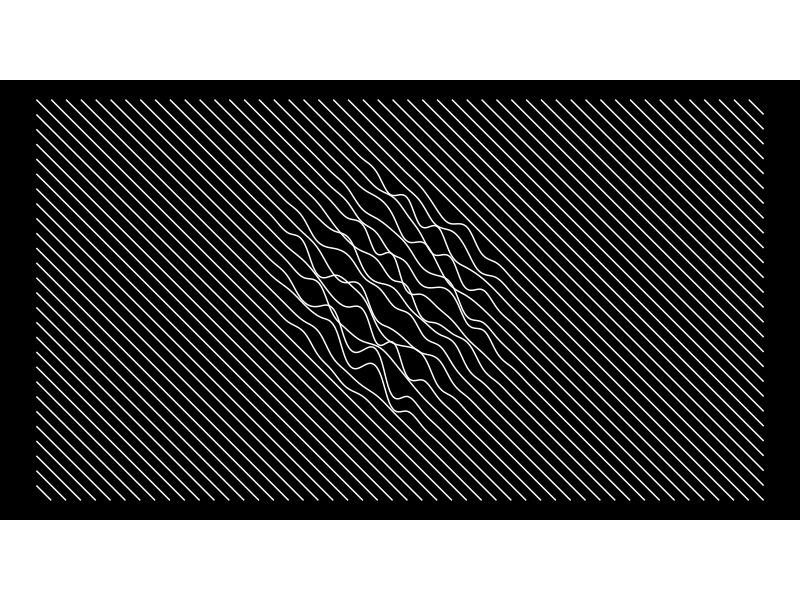
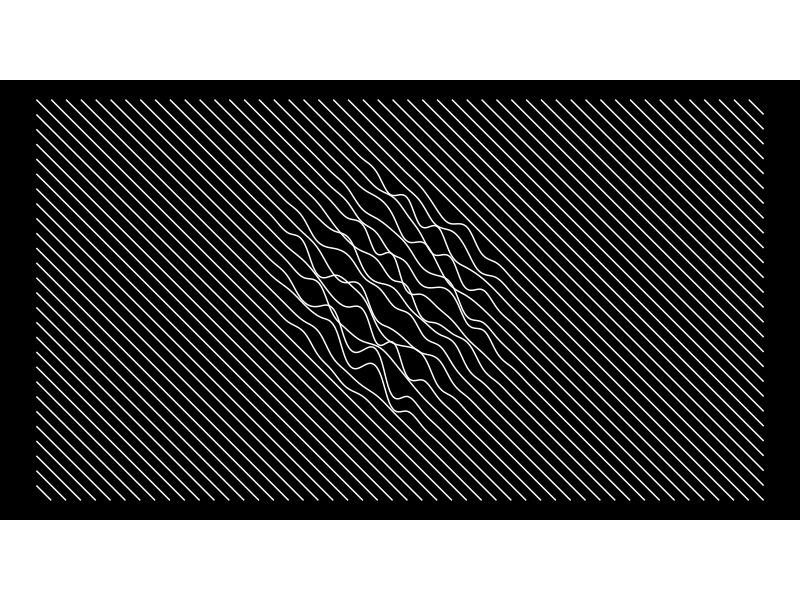

Here is the R script that generated these plots, in order:
# Author: Stuart Morrison
# Date: 28 May 2019
library(tidyverse, quietly = T)
library(magrittr, quietly = T)
library(scales, quietly = T)

"###############################################################################
#### Diagonal lines ####
###############################################################################"

################################################################################
#### Function to make segments ####
################################################################################

    segment_maker <- function(x, y, group,
                              normal_force) {

        temp <- tibble(x_0 = x, y_0 = y, group = group,
                       xx = x + (normal_force / sqrt(2)),
                       yy = y + (normal_force / sqrt(2)))

        return(temp)

    }

    normal_force_maker <- function(x_mid, y_mid, radius,
                                   x, y, severity = 0.5) {

        if (sqrt((x_mid - x) ^ 2 + (y_mid - y) ^ 2) <= radius) {
            degree <- runif(n = 1, min = -severity, max = severity)
            return(degree)
        } else {
            return(0)
        }

    }

################################################################################
#### Make data ####
################################################################################

    x_res <- 50
    y_res <- 28
    group <- 0
    lines <- tibble()

    for (y_int in (1 - x_res):(y_res - 1)) {
        group <- group + 1
        for (xx in 1:x_res) {
            if (((y_int + xx) >= 1) & ((y_int + xx) <= y_res)) {
                temp_normal <- normal_force_maker(x_mid = x_res / 2, y_mid = y_res / 2,
                                                  radius = min(x_res / 4, y_res / 4),
                                                  x = xx, y = (y_int + xx))

                lines %<>% bind_rows(tibble(x = xx + temp_normal / sqrt(2),
                                            y = (y_int + xx) - temp_normal / sqrt(2),
                                            group = y_int))

            }


        }

    }

################################################################################
#### Interpolate lines ####
################################################################################

    splines <- tibble()

    for (i in unique(lines$group)) {

        temp_data <- lines %>%
                        filter(group == i)

        splines %<>% bind_rows(as_tibble(spline(temp_data$x, temp_data$y, method = "natural", n = 9 * nrow(temp_data))) %>%
                                   mutate(group = i))

    }

################################################################################
#### Plot ####
################################################################################

    g <- ggplot() +
            coord_fixed() +
            geom_path(data = splines,
                        aes(x = x, y = -y, group = group),
                        col = "#FFFFFF") +
            theme_void() +
            theme(plot.background = element_rect(fill = "#000000",
                                                 colour = NA))
    ggsave(filename = "Charts/diagonal_lines.png", plot = g,
           width = 26.7, height = 15, units = "in", bg = "#000000")

################################################################################
#### Plot smaller version ####
################################################################################

    g <- ggplot() +
            coord_fixed() +
            geom_path(data = splines,
                        aes(x = x, y = -y, group = group),
                        col = "#FFFFFF") +
            theme_void() +
            theme(plot.background = element_rect(fill = "#000000",
                                                 colour = NA))
    ggsave(filename = "Charts/diagonal_lines_lo_res.png", plot = g,
           width = 13.35, height = 7.5, units = "in", bg = "#000000")
